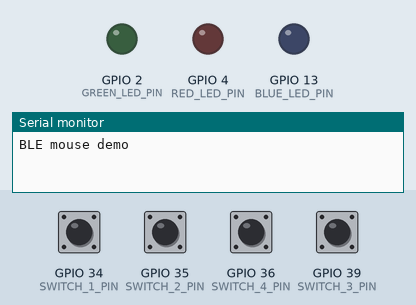
This program was run on a simulated ESP32. On the bench: output pins drawn as LEDs (lit = HIGH), the last lines printed to the serial monitor. Inputs (shaded band) come from the test bench; at power-on: GPIO 34 (SWITCH_1_PIN), GPIO 35 (SWITCH_2_PIN), GPIO 36 (SWITCH_4_PIN), GPIO 39 (SWITCH_3_PIN) HIGH. USB keyboard and mouse output is not drawn.

Above: at 2.2 s.
2.3 s: GPIO 34 (SWITCH_1_PIN) pulled LOW for 0.15 s
At 3.0 s:
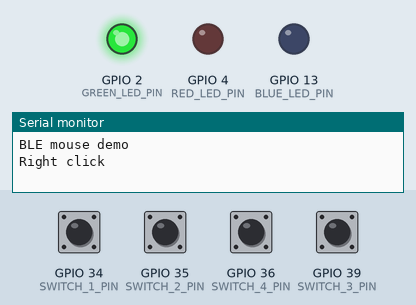
3.9 s: GPIO 35 (SWITCH_2_PIN) pulled LOW for 0.15 s
At 5.1 s:
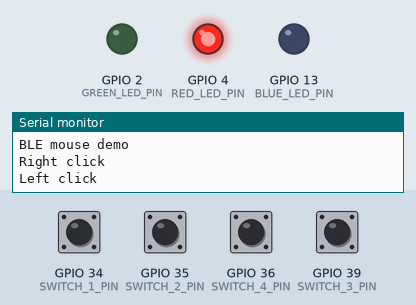
5.5 s: GPIO 39 (SWITCH_3_PIN) pulled LOW for 0.15 s
At 6.6 s:
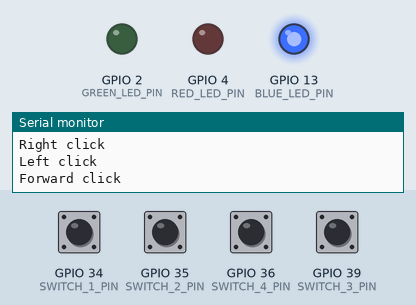
7.1 s: GPIO 36 (SWITCH_4_PIN) pulled LOW for 0.15 s
At 7.8 s:
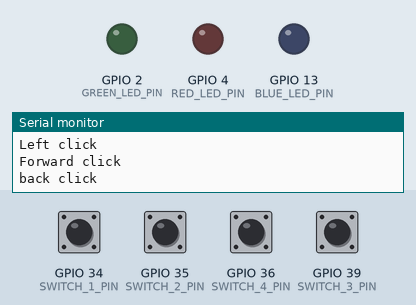
8.7 s: GPIO 34 (SWITCH_1_PIN) pulled LOW for 1 s
At 9.0 s:
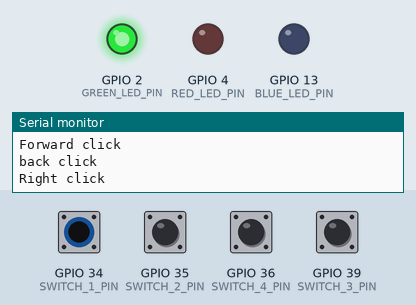
11.2 s: GPIO 35 (SWITCH_2_PIN) pulled LOW for 1 s
At 12.1 s:
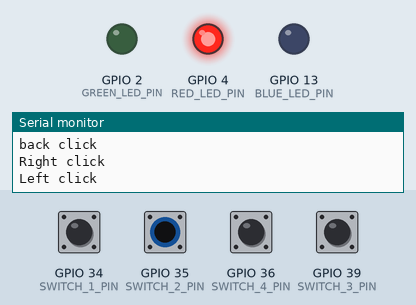
Timing chart, 0 to 14.2 s (numbered marks = the images above; inputs shaded):
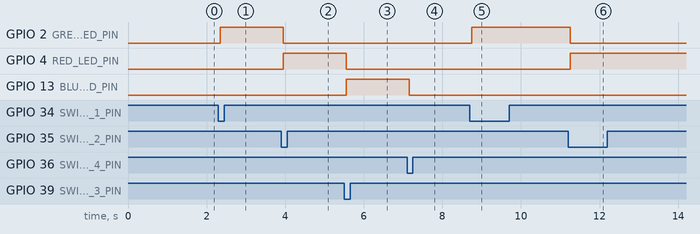

The program:

main.cpp
```cpp
// (licence header left out)
#include <Arduino.h>
#include <BleMouse.h>

#define SWITCH_1_PIN	34
#define SWITCH_2_PIN	35
#define SWITCH_3_PIN	39
#define SWITCH_4_PIN	36

#define SW1		0
#define SW2		1
#define SW3		2
#define SW4		3

#define GREEN_LED_PIN	2
#define RED_LED_PIN		4
#define BLUE_LED_PIN	13

#define DEBOUCE_TIME	50

bool bLEDState[4];
bool bProcessedSwitchState[4];
bool bCurrentSwitchState[4];
bool bLastSwitchState[4];
unsigned long ulLastDebounceTime[4];

/* ble mouse */
BleMouse bleMouse;

void read_switch(uint8_t ui8Switch);

void setup() {
	delay(1000);

	/* start ble mouse */
	bleMouse.begin();

	/* start serial */
	Serial.begin(921600);

	Serial.println("BLE mouse demo ");

	/* set switches as input */
	pinMode(SWITCH_1_PIN, INPUT);
	pinMode(SWITCH_2_PIN, INPUT);
	pinMode(SWITCH_3_PIN, INPUT);
	pinMode(SWITCH_4_PIN, INPUT);

	/* set leds as output */
	pinMode(GREEN_LED_PIN, OUTPUT);
	pinMode(RED_LED_PIN, OUTPUT);
	pinMode(BLUE_LED_PIN, OUTPUT);

	/* turn off led at begin */
	digitalWrite(GREEN_LED_PIN,LOW);
	digitalWrite(RED_LED_PIN,LOW);
	digitalWrite(BLUE_LED_PIN,LOW);
}

void loop() {
	/* if mouse connected then read all switches */
	if(bleMouse.isConnected()){
		read_switch(SW1);
		read_switch(SW2);
		read_switch(SW3);
		read_switch(SW4);
	}
}

void read_switch(uint8_t ui8Switch){

	if(ui8Switch == SW1){
		/* read current state of switch */
		bCurrentSwitchState[SW1]  = digitalRead(SWITCH_1_PIN);
	}else if(ui8Switch == SW2){
		/* read current state of switch */
		bCurrentSwitchState[SW2]  = digitalRead(SWITCH_2_PIN);
	}else if(ui8Switch == SW3){
		/* read current state of switch */
		bCurrentSwitchState[SW3]  = digitalRead(SWITCH_3_PIN);
	}else if(ui8Switch == SW4){
		/* read current state of switch */
		bCurrentSwitchState[SW4]  = digitalRead(SWITCH_4_PIN);
	}else{

	}

	/* if current switch state is not equal to last state then update debounce time */
	if(bCurrentSwitchState[ui8Switch] != bLastSwitchState[ui8Switch]){
		ulLastDebounceTime[ui8Switch] = millis();
	}

	/* if current state is greater than DEBOUNCE_TIME check processed switch state */
	if((millis() - ulLastDebounceTime[ui8Switch]) > DEBOUCE_TIME){
		if(bCurrentSwitchState[ui8Switch] != bProcessedSwitchState[ui8Switch]){
			bProcessedSwitchState[ui8Switch] = bCurrentSwitchState[ui8Switch];
			/* if bProcessedSwitchState is low means switch is pressed more than DEBOUCE_TIME toggle led state*/
			if(bProcessedSwitchState[ui8Switch] == LOW){
				if(ui8Switch == SW1){
					bleMouse.click(MOUSE_RIGHT);
					Serial.println("Right click ");
					digitalWrite(RED_LED_PIN,LOW);
					digitalWrite(BLUE_LED_PIN,LOW);
					digitalWrite(GREEN_LED_PIN,HIGH);
				}else if(ui8Switch == SW2){
					bleMouse.click(MOUSE_LEFT);
					Serial.println("Left click");
					digitalWrite(RED_LED_PIN,HIGH);
					digitalWrite(BLUE_LED_PIN,LOW);
					digitalWrite(GREEN_LED_PIN,LOW);
				}else if(ui8Switch == SW3){
					bleMouse.click(MOUSE_FORWARD);
					Serial.println("Forward click ");
					digitalWrite(RED_LED_PIN,LOW);
					digitalWrite(BLUE_LED_PIN,HIGH);
					digitalWrite(GREEN_LED_PIN,LOW);
				}else if(ui8Switch == SW4){
					bleMouse.click(MOUSE_BACK);
					Serial.println("back click");
					digitalWrite(RED_LED_PIN,LOW);
					digitalWrite(BLUE_LED_PIN,LOW);
					digitalWrite(GREEN_LED_PIN,LOW);
				}else{

				}
			}
		}
	}

	/* update current switch state to last switch state */
	bLastSwitchState[ui8Switch] = bCurrentSwitchState[ui8Switch];
}
```

Measured:
- after the input at 2.3 s, GPIO 2 (GREEN_LED_PIN): LOW → HIGH after 0.05 s
- after the input at 3.9 s, GPIO 2 (GREEN_LED_PIN): HIGH → LOW after 0.05 s; GPIO 4 (RED_LED_PIN): LOW → HIGH after 0.05 s
- after the input at 5.5 s, GPIO 4 (RED_LED_PIN): HIGH → LOW after 0.05 s; GPIO 13 (BLUE_LED_PIN): LOW → HIGH after 0.05 s
- after the input at 7.1 s, GPIO 13 (BLUE_LED_PIN): HIGH → LOW after 0.05 s
- after the input at 8.7 s, GPIO 2 (GREEN_LED_PIN): LOW → HIGH after 0.05 s
- after the input at 11.2 s, GPIO 2 (GREEN_LED_PIN): HIGH → LOW after 0.05 s; GPIO 4 (RED_LED_PIN): LOW → HIGH after 0.05 s
